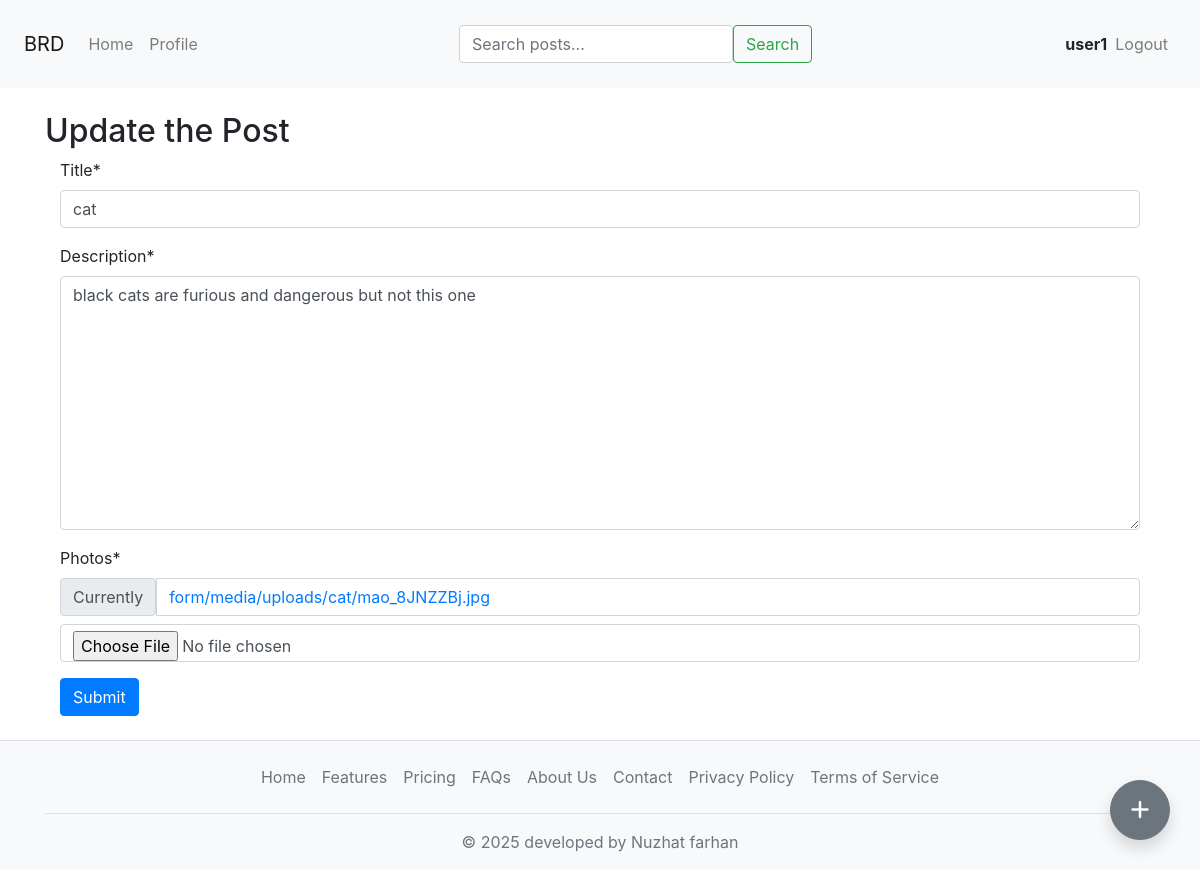
/edit/7 (signed in), run on the app's committed database.
### socialApplication/models.py (models this page shows, shortened)
class addPost(models.Model):
    title = models.CharField(max_length=50)
    description = models.TextField()
    photos = models.ImageField(upload_to=upload_file_directory_by_name,default="None")
    created_at = models.DateTimeField(auto_now_add=True)
    user = models.ForeignKey(User, blank=True, null=True, on_delete=models.CASCADE)

### socialApplication/views.py (the view)
# urls.py: path('edit/<int:id>', views.edit, name='edit'),
@login_required(login_url='custom login')
def edit(request,id):
    editPost = models.addPost.objects.get(id = id)
    if request.method == 'POST':
        postForm = forms.AddPostForm(request.POST,request.FILES,instance=editPost)
        if postForm.is_valid():
            instance1 = postForm.save(commit=False)
            instance1.user = request.user
            instance1.save()
            messages.success(request, "Post updated successfully.")
            return redirect('profile')
    else:
        postForm = forms.AddPostForm(instance=editPost)
    return render(request, 'editPost.html', {'postForm': postForm, 'edit': True})

### socialApplication/forms.py
class AddPostForm(forms.ModelForm):
    class Meta:
        model = addPost
        fields = ['title','description','photos']

### templates/editPost.html (shortened to what this page needs)
{% extends "index.html" %}
{% load crispy_forms_tags %}
{% block content %}
    <h2>Update the Post</h2>
    <form class="container" method="post" enctype="multipart/form-data">
        {{ postForm|crispy }}
        <button type="submit" class="btn btn-primary">Submit</button>
    </form>
{% endblock %}

### templates/index.html (shortened to what this page needs)
{% load static %}
<!DOCTYPE html>
<html lang="en">
<head>
    <link rel="stylesheet" href="static/css/style.css">
    <link rel="stylesheet" href="https://stackpath.bootstrapcdn.com/bootstrap/4.5.2/css/bootstrap.min.css">
    <link rel="stylesheet" href="https://cdnjs.cloudflare.com/ajax/libs/font-awesome/7.0.1/css/all.min.css" />
</head>
<body>
<nav class="navbar navbar-expand-lg navbar-light bg-light p-4">
    <a class="navbar-brand ms-3" href="#">BRD</a>
    <div class="collapse navbar-collapse justify-content-between" id="navbarContent">
        <ul class="navbar-nav">
            <li class="nav-item {% if request.resolver_match.url_name == 'home' %}active{% endif %}">
                <a class="nav-link" href="{% url 'home' %}"><span>Home</span></a>
            </li>
           <li class="nav-item {% if request.resolver_match.url_name == 'profile' %}active{% endif %}">
               <a class="nav-link" href="{% url 'profile' %}">Profile</a>
            </li>
        </ul>
       <form class="form-inline d-flex mx-auto" method="get" action="{% url 'post_list' %}">
    <input class="form-control me-2" type="search" name="q" placeholder="Search posts..." aria-label="Search" value="{{ request.GET.q }}">
    <button class="btn btn-outline-success" type="submit">Search</button>
</form>
        <ul class="navbar-nav">
            {% if user.is_authenticated %}
            <li class="nav-item d-flex align-items-center">
                <b>{{ user }}</b>
                <a class="nav-link" href="{% url 'logout' %}">Logout</a>
            </li>
            {% endif %}
        </ul>
    </div>
</nav>
<main class="container my-4">
    {% block content %}
    {% endblock %}
</main>
<a href="{% url 'create' %}"
   class="btn btn-secondary btn-lg rounded-circle shadow
          position-fixed d-flex justify-content-center align-items-center"
   style="bottom: 30px; right: 30px; width: 60px; height: 60px; z-index: 1050;">
    <i class="fas fa-plus"></i>
</a>
<footer class="py-3 mt-auto bg-light border-top">
  <div class="container">
    <ul class="nav justify-content-center border-bottom pb-3 mb-3">
      <li class="nav-item"><a href="/" class="nav-link px-2 text-muted">Home</a></li>
      <li class="nav-item"><a href="" class="nav-link px-2 text-muted">Features</a></li>
      <li class="nav-item"><a href="" class="nav-link px-2 text-muted">Pricing</a></li>
      <li class="nav-item"><a href="" class="nav-link px-2 text-muted">FAQs</a></li>
      <li class="nav-item"><a href="" class="nav-link px-2 text-muted">About Us</a></li>
      <li class="nav-item"><a href="" class="nav-link px-2 text-muted">Contact</a></li>
      <li class="nav-item"><a href="" class="nav-link px-2 text-muted">Privacy Policy</a></li>
      <li class="nav-item"><a href="" class="nav-link px-2 text-muted">Terms of Service</a></li>
    </ul>
    <p class="text-center text-muted mb-0">&copy; 2025 developed by Nuzhat farhan </p>
  </div>
</footer>
</body>
</html>

### data on the page
addPost: title "cat", description "black cats are furious and dangerous but not this one"

### other printed values
{{ user }} "user1"
